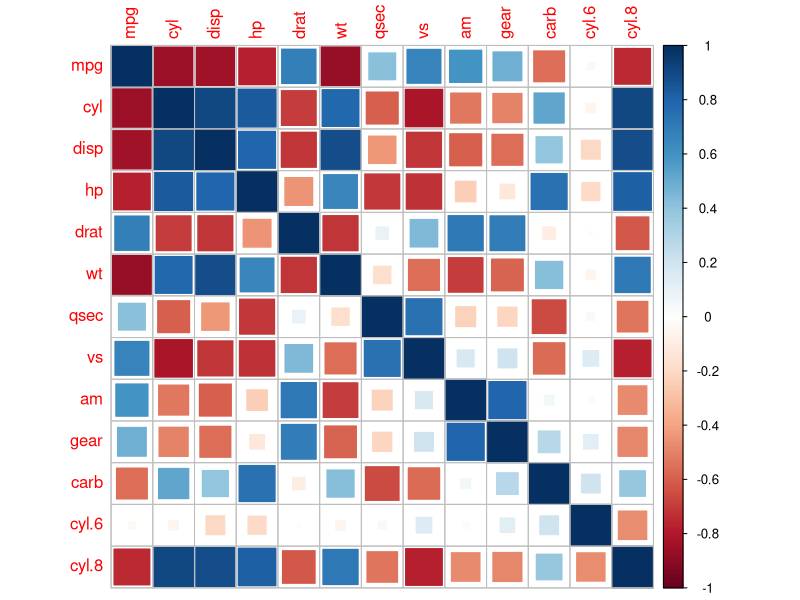

Write the R code that produced this figure. (Note: this script raises an error after producing the figure.)
#data and libraries
library(stats)
library(ggplot2)
library(car)
library(corrplot)
#library(corrgram)
data(mtcars)
#which items should be factors?  
mtcars<-mtcars
mtcars$am<-as.logical(mtcars$am)
#V2mtcars$cyl<-as.factor(V2mtcars$cyl)
#mtcars$cyl.4<-as.logical(FALSE)  #There is a better way to do this
#mtcars$cyl.4[cyl=4]<-as.logical(TRUE)
mtcars$cyl.6<-as.logical(FALSE)  #There is a better way to do this
mtcars$cyl.6[ which(mtcars$cyl==6)]<-as.logical(TRUE)
mtcars$cyl.8<-as.logical(FALSE)  #There is a better way to do this
mtcars$cyl.8[ which(mtcars$cyl==8)]<-as.logical(TRUE)

#plot corrlatoin of all the data points
corrplot(cor(mtcars),method="square")

#models
fit1<-lm(mpg~am+wt,mtcars)
fit2<-lm(mpg~am+wt+gear,mtcars)
fit3<-lm(mpg~am+wt+gear+disp,mtcars)
fit4<-lm(mpg~am+wt+gear+disp+drat,mtcars)
fit5<-lm(mpg~am+wt+gear+disp+drat+carb,mtcars)
fit6<-lm(mpg~am+wt+gear+disp+drat+carb+qsec,mtcars)
fit7<-lm(mpg~am+wt+gear+disp+drat+carb+qsec+vs,mtcars)
fitAll<-lm(mpg~.,mtcars)
fit9<-lm(mpg~am+wt+disp+carb,mtcars)
anova1<-anova(fit1, fit2,fit3,fit4,fit5, fit6, fit7,fit9,fitAll)

#compare slopes of auto to manual - We can see here that while manual has better mpg,
# manual is also in smaller cars.
g<-ggplot(mtcars, aes(wt, mpg))+
  geom_point(aes(col=as.factor(am), size=disp))+
  labs(subtitle = "MPG to Weight with Trans and Displacement",
       x="Weight in Tons",
       y="Miles per Gallon",
       title="Plot")+
  scale_colour_discrete(name="Trans",
                       labels=c("Manual","Auto"))+
  scale_size_continuous(name="Engine Displacement in CI")
  

#Plot out the mpg with cyl
cylPlot<-ggplot(mtcars, aes(as.factor(cyl), mpg))+
  geom_point(aes(col=as.factor(cyl)))+
  labs(subtitle = "MPG to # of Cylinders",
       x="# of Cylinders",
       y="Miles per Gallon",
       title="Plot")+
  scale_colour_discrete(name="Cylinders")

# manual is also in smaller cars.
g2<-ggplot(mtcars, aes(wt, mpg))+
  geom_point(aes(col=as.factor(am)),size=5)+
  labs(subtitle = "MPG to Weight with Trans",
       x="Weight in Tons",
       y="Miles per Gallon",
       title="Plot")+
  scale_colour_discrete(name="Trans",
                        labels=c("Manual","Auto"))

#Plot the residuals
## for mpg to wt - not realy what you were supose to do
res=ggplot(data.frame(x=mtcars$wt, y=resid(lm(mpg~wt,mtcars))),
           aes(x=x,y=y))+
  geom_hline(yintercept = 0,size=2)+
  geom_point(size=7, colour="black", alpha=0.4)+
  geom_point(size=5,colour="red",alpha=0.4)+
  xlab("Weight")+ylab("Residual")
##add in colors for trans
res2=ggplot(data.frame(am=mtcars$am,x=mtcars$wt, y=resid(lm(mpg~wt,mtcars))),
           aes(x=x,y=y))+
  geom_hline(yintercept = 0,size=2)+
  geom_point(size=7, colour="black", alpha=0.4)+
  geom_point(size=5,aes(col=as.factor(am)),alpha=0.4)+
  xlab("Weight")+ylab("Residual")

resMPG2AM=ggplot(data.frame(x=as.factor(mtcars$am), y=resid(lm(mpg~as.factor(am),mtcars))),
           aes(x=x,y=y))+
  geom_hline(yintercept = 0,size=2)+
  geom_point(size=7, colour="black", alpha=0.4)+
  geom_point(size=5,colour="red",alpha=0.4)+
  xlab("Trans")+ylab("Residual")

res.am.wt=ggplot(data.frame(am=as.factor(mtcars$am),x=as.factor(mtcars$wt), y=resid(lm(mpg~wt+as.factor(am),mtcars))),
                 aes(x=x,y=y))+
  geom_hline(yintercept = 0,size=2)+
  geom_point(size=7, colour="black", alpha=0.4)+
  geom_point(size=5,alpha=0.4,aes(col=am))+
  xlab("Weight in Tons")+ylab("Residual")

#Sports car look
#View(subset(mtcars, wt>=3 & wt<=4))
mtcars$disp2wt=(mtcars$disp/mtcars$wt)
#View(mtcars[order(disp)])
  
#vif fit of each variable
v<-vif(fitAll)